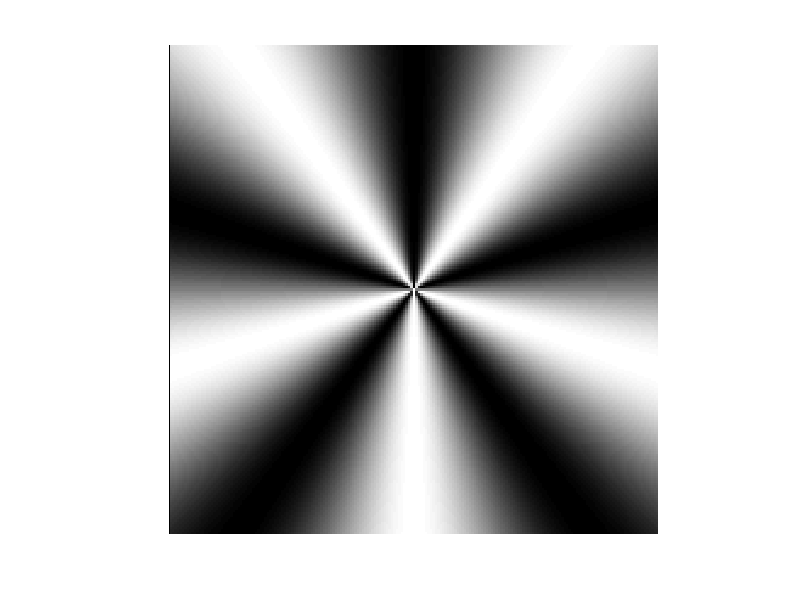

Here is the MATLAB script that generated this plot: (Note: this script raises an error after producing the figure.)
function [] = generatePatch()


%%
PZ = [100 100];
[n1,n2] = ndgrid(-PZ(1):PZ(1),-PZ(2):PZ(2));
rho = (n1.^2 + n2.^2).^.5;
theta = atan2(n2,n1);

k1 = 5;
phi1 = pi/5;
v1 = 1;
sig1 = 0;


omega = @(k,phi,v,sig,theta)k*(phi + theta + v*sig);

F = exp(i*omega(k1,phi1,v1,sig1,theta));
close all
imshow(real(F),[]);

%% sweep phi
close all
phiS = linspace(-pi,pi,100);
for e = 1:numel(phiS)
    F = exp(i*omega(k1,phiS(e),v1,sig1,theta));
    imshow(F,[]);
    drawnow
    pause(.2)
end
%% sweep sig
close all
sigS = linspace(-pi,pi,100);
for e = 1:numel(phiS)
    F = exp(i*omega(k1,phi1,v1,sigS(e),theta));
    imshow(F,[]);
    drawnow
    pause(.2)
end
%%

k_vec = [2 5 4];
phi_vec = [0 pi/4 -3*pi/4];
v_vec = [1 1 1];
sig_vec = [0 0 0];


[wave] = buildWave(k_vec,v_vec,sig_vec,phi_vec,theta);
close all
imshow(real(wave),[])
%%
rawI = imread(sorFileList{4});
toOp = rawI;

R = [0 40];
N = [41 250];
NF = 10;
P = 0;
mag = 1;
func = [];
disp = 0;
[retVec1,retVec2,rawI] = gogo_bugEye(rawI,toOp,R,N,NF,mag,P,disp,func);
%%
PZ = [R(2) R(2)];
[n1,n2] = ndgrid(-PZ(1):PZ(1),-PZ(2):PZ(2));
rho = (n1.^2 + n2.^2).^.5;
theta = atan2(n1,n2);
wave_tensor = squeeze(retVec1);
v_vec = ones(size(wave_tensor));
sig_vec = pi/2*ones(size(wave_tensor));
[wave] = buildWave(wave_tensor,v_vec,sig_vec,theta,rho,R,NF,N);
end